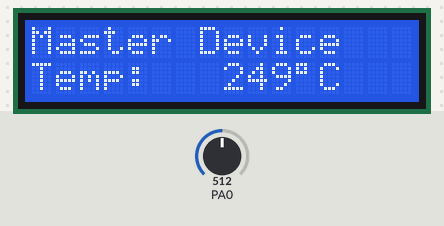
A program run on a simulated ATmega32, built with avr-gcc and emulated at 8 MHz. Shown: 16×2 character LCD. Wiring (inferred from the names in the program): character LCD (HD44780): RS PC4; R/W PC3; E PC2; data PD0, PD1, PD2, PD3, PD4, PD5, PD6, PD7. The inputs (shaded band) are chosen by the test bench; at power-on: PA0 = 512.

Above: at 1.3 s.
1.4 s: PA0 set to 716
At 2.8 s:
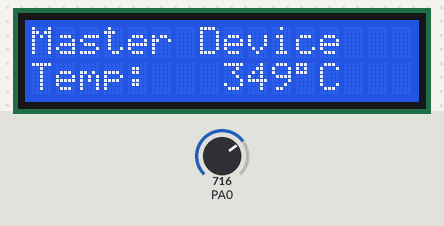
3.1 s: PA0 set to 900
At 4.2 s:
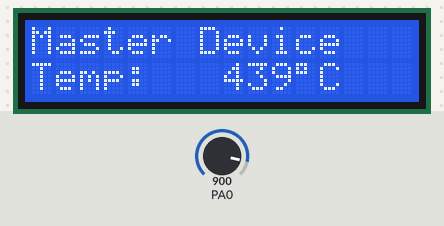
4.6 s: PA0 set to 1023
At 5.4 s:
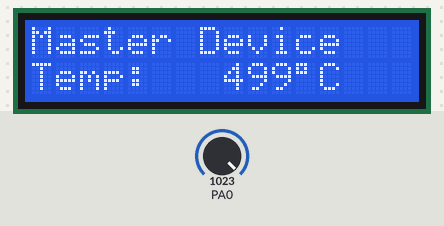
Timing chart, 0 to 7.6 s (numbered marks = the images above; inputs shaded):
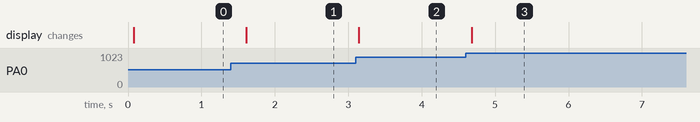

The program:

Atmega32_SPI_Master.c
```c
/*
 * Atmega32_SPI_Master.c
 *
 * Created: 7/1/2019 6:30:57 PM
 *  Author: Z.50
 */

#define F_CPU 8000000UL
#include <avr/io.h>
#include <util/delay.h>					/* Include Delay header file */
#include <stdio.h>
#include <string.h>
#include "LCD_16x2_H_file.h"			/* Include LCD header file */
#include "SPI_Master_H_file.h"			/* Include SPI master header file */
#include "ADC_H_file.h"

int main(void)
{
	char Temp[10];
	float celsius;

	LCD_Init();
	ADC_Init();                 /* initialize ADC*/
	SPI_Init();

	LCD_String_xy(1, 0, "Master Device");
	LCD_String_xy(2, 0, "Temp:    ");
	SS_Enable;

    while(1)
    {
        //TODO:: Please write your application code
		celsius = (ADC_Read(0)*4.88);
		celsius = (celsius/10.00);

		sprintf(Temp,"%d%cC  ", (int)celsius, degree_sysmbol);               /* convert integer value to ASCII string */
		LCD_String_xy(2, 8, Temp);
		SPI_Write(celsius);

		_delay_ms(500);
		memset(Temp,0,10);

    }
}
```

ADC_C_file.c
```c
/*
 * ADC_C_file.c
 *
 * Created: 13/1/2019 6:10:11 PM
 *  Author: Z.50
 */

#include "ADC_H_file.h"

void ADC_Init(){
	DDRA = 0x00;							        /* Make ADC port as input */
	ADCSRA = 0x87;									/* Enable ADC, with freq/128  */
	ADMUX = 0x40;									/* Vref: Avcc, ADC channel: 0 */
}

int ADC_Read(char channel)
{
	ADMUX = 0x40 | (channel & 0x07);				/* set input channel to read */
	ADCSRA |= (1<<ADSC);							/* Start ADC conversion */
	while (!(ADCSRA & (1<<ADIF)));					/* Wait until end of conversion by polling ADC interrupt flag */
	ADCSRA |= (1<<ADIF);							/* Clear interrupt flag */
	_delay_ms(1);									/* Wait a little bit */
	return ADCW;									/* Return ADC word */
}
```

ADC_H_file.h
```c
/*
 * ADC_H_file.h
 *
 * Created: 13/1/2019 6:08:37 PM
 *  Author: Z.50
 */

#ifndef ADC_H_FILE_H_
#define ADC_H_FILE_H_

#define F_CPU 8000000UL
#include <avr/io.h>							/* Include AVR std. library file */
#include <util/delay.h>					/* Include Delay header file */
#define degree_sysmbol 0xdf

void ADC_Init();
int ADC_Read(char);

#endif /* ADC_H_FILE_H_ */
```

SPI_Master_C_file.c
```c
/*
 * SPI_Master_C_file.c
 *
 * Created: 7/1/2019 6:34:19 PM
 *  Author: Z.50
 */

#include "SPI_Master_H_file.h"				/* Include SPI Master header file */


void SPI_Init()								/* SPI Initialize function */
{
	DDRB |= (1<<MOSI)|(1<<SCK)|(1<<SS);		/* Make MOSI, SCK, 0th pin direction as output pins */
	DDRB &= ~(1<<MISO);						/* Make MISO pin as input pin */
	PORTB |= (1<<SS);						/* Disable slave initially by making high on SS pin */
	SPCR = (1<<SPE)|(1<<MSTR)|(1<<SPR0);	/* Enable SPI, Enable in master mode, with Fosc/16 SCK frequency */
	SPSR &= ~(1<<SPI2X);					/* Disable speed doubler */
}

void SPI_Write(char data)					/* SPI write data function */
{
	char flush_buffer;
	SPDR = data;							/* Write data to SPI data register */
	while(!(SPSR & (1<<SPIF)));				/* Wait till transmission complete */
	flush_buffer = SPDR;					/* Flush received data */
	/* Note: SPIF flag is cleared by first reading SPSR (with SPIF set) and then accessing SPDR hence flush buffer used here to access SPDR after SPSR read */
}

char SPI_Read()								/* SPI read data function */
{
	SPDR = 0xFF;
	while(!(SPSR & (1<<SPIF)));				/* Wait till reception complete */
	return(SPDR);							/* return received data */
}
```

SPI_Master_H_file.h
```c
/*
 * SPI_Master_H_file.h
 *
 * Created: 7/1/2019 6:35:03 PM
 *  Author: Z.50
 */


#ifndef SPI_MASTER_H_FILE_H_
#define SPI_MASTER_H_FILE_H_

#include <avr/io.h>							/* Include AVR std. library file */

#define MOSI 5								/* Define SPI bus pins */
#define MISO 6
#define SCK 7
#define SS 4
#define SS_Enable PORTB &= ~(1<<SS)			/* Define Slave enable */
#define SS_Disable PORTB |= (1<<SS)			/* Define Slave disable */

void SPI_Init();							/* SPI initialize function */
void SPI_Write(char);						/* SPI write data function */
char SPI_Read();							/* SPI read data function */

#endif /* SPI_MASTER_H_FILE_H_ */
```

LCD_16x2_C_file.c
```c
/*
 * LCD_16x2_C_file.c
 *
 * Created: 7/1/2019 6:32:34 PM
 *  Author: Z.50
 */
#include "LCD_16x2_H_file.h"						/* Include LCD header file */


void LCD_Command (char cmd)							/* LCD command write function */
{
	LCD_Data_Port = cmd;							/* Write command data to LCD data port */
	LCD_Command_Port &= ~((1<<RS)|(1<<RW));			/* Make RS LOW (command reg.), RW LOW (Write) */
	LCD_Command_Port |= (1<<EN);					/* High to Low transition on EN (Enable) */
	_delay_us(1);
	LCD_Command_Port &= ~(1<<EN);
	_delay_ms(3);									/* Wait little bit */
}

void LCD_Char (char char_data)						/* LCD data write function */
{
	LCD_Data_Port = char_data;						/* Write data to LCD data port */
	LCD_Command_Port &= ~(1<<RW);					/* Make RW LOW (Write) */
	LCD_Command_Port |= (1<<EN)|(1<<RS);			/* Make RS HIGH (data reg.) and High to Low transition on EN (Enable) */
	_delay_us(1);
	LCD_Command_Port &= ~(1<<EN);
	_delay_ms(1);									/* Wait little bit */
}

void LCD_Init (void)								/* LCD Initialize function */
{
	LCD_Command_Dir |= (1<<RS)|(1<<RW)|(1<<EN);		/* Make LCD command port direction as o/p */
	LCD_Data_Dir = 0xFF;							/* Make LCD data port direction as o/p */

	_delay_ms(20);									/* LCD power up time to get things ready, it should always >15ms */
	LCD_Command (0x38);								/* Initialize 16X2 LCD in 8bit mode */
	LCD_Command (0x0C);								/* Display ON, Cursor OFF command */
	LCD_Command (0x06);								/* Auto Increment cursor */
	LCD_Command (0x01);								/* Clear LCD command */
	LCD_Command (0x80);								/* 8 is for first line and 0 is for 0th position */
}

void LCD_String (char *str)							/* Send string to LCD function */
{
	int i;
	for(i=0;str[i]!=0;i++)							/* Send each char of string till the NULL */
	{
		LCD_Char (str[i]);							/* Call LCD data write */
	}
}

void LCD_String_xy (char row, char pos, char *str)	/* Send string to LCD function */
{
	if (row == 1)
	LCD_Command((pos & 0x0F)|0x80);				/* Command of first row and required position<16 */
	else if (row == 2)
	LCD_Command((pos & 0x0F)|0xC0);				/* Command of Second row and required position<16 */
	LCD_String(str);								/* Call LCD string function */
}
```

LCD_16x2_H_file.h
```c
/*
 * LCD_16x2_H_file.h
 *
 * Created: 7/1/2019 6:33:18 PM
 *  Author: Z.50
 */


#ifndef LCD_16X2_H_FILE_H_
#define LCD_16X2_H_FILE_H_

#define F_CPU 8000000UL					/* Define CPU Frequency e.g. here its 8MHz */
#include <avr/io.h>						/* Include AVR std. library file */
#include <util/delay.h>					/* Include Delay header file */

#define LCD_Data_Dir DDRD				/* Define LCD data port direction */
#define LCD_Command_Dir DDRC			/* Define LCD command port direction register */
#define LCD_Data_Port PORTD				/* Define LCD data port */
#define LCD_Command_Port PORTC			/* Define LCD data port */
#define EN PC2							/* Define Enable signal pin */
#define RW PC3							/* Define Read/Write signal pin */
#define RS PC4							/* Define Register Select (data reg./command reg.) signal pin */

void LCD_Command (char);				/* LCD command write function */
void LCD_Char (char);					/* LCD data write function */
void LCD_Init (void);					/* LCD Initialize function */
void LCD_String (char*);				/* Send string to LCD function */
void LCD_String_xy (char,char,char*);	/* Send row, position and string to LCD function */

#endif /* LCD_16X2_H_FILE_H_ */
```

Measured:
- after the input at 1.4 s, the display: changes after 0.21 s (image 1)
- after the input at 3.1 s, the display: changes at once (image 2)
- after the input at 4.6 s, the display: changes after 0.08 s (image 3)
